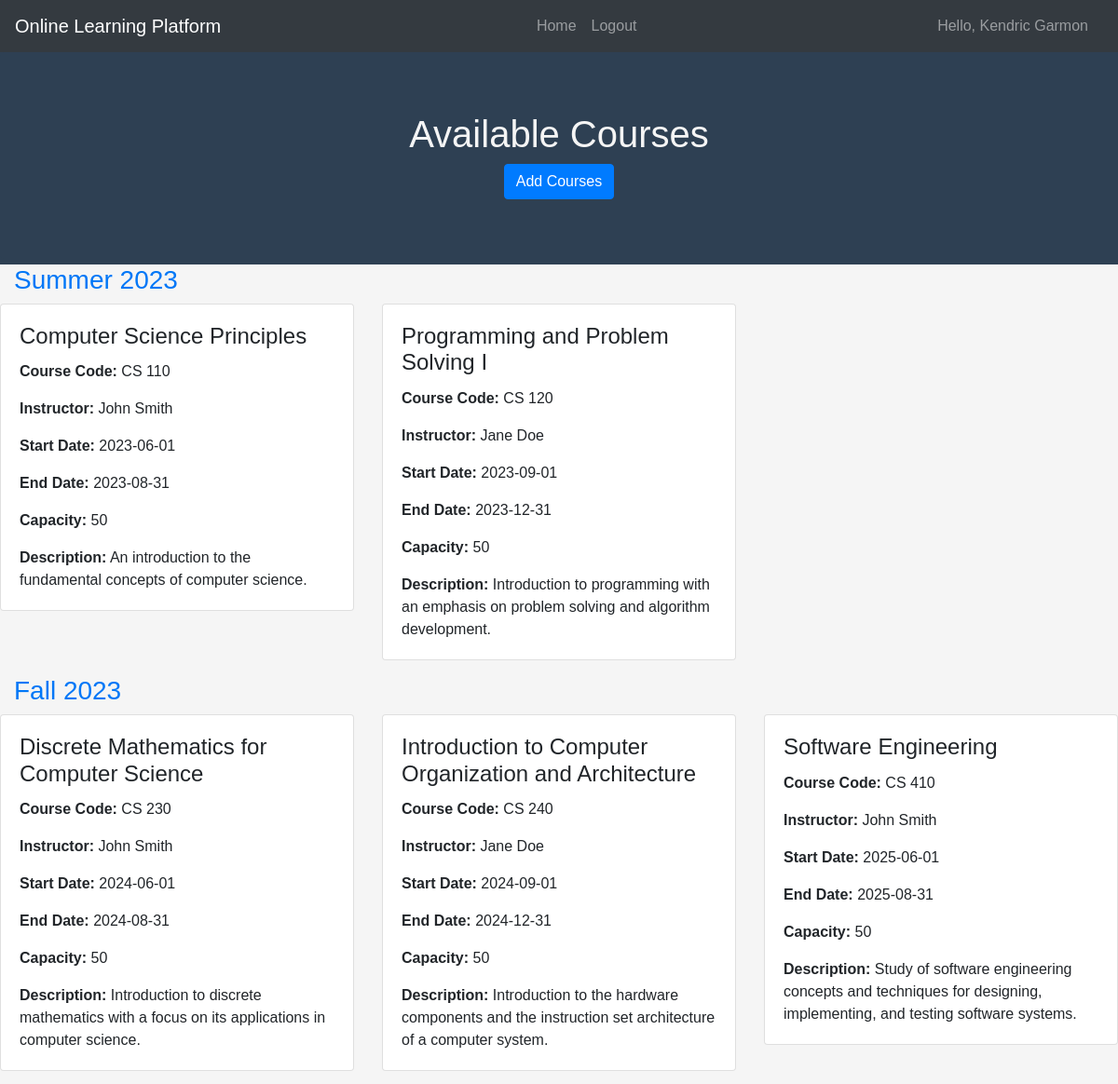
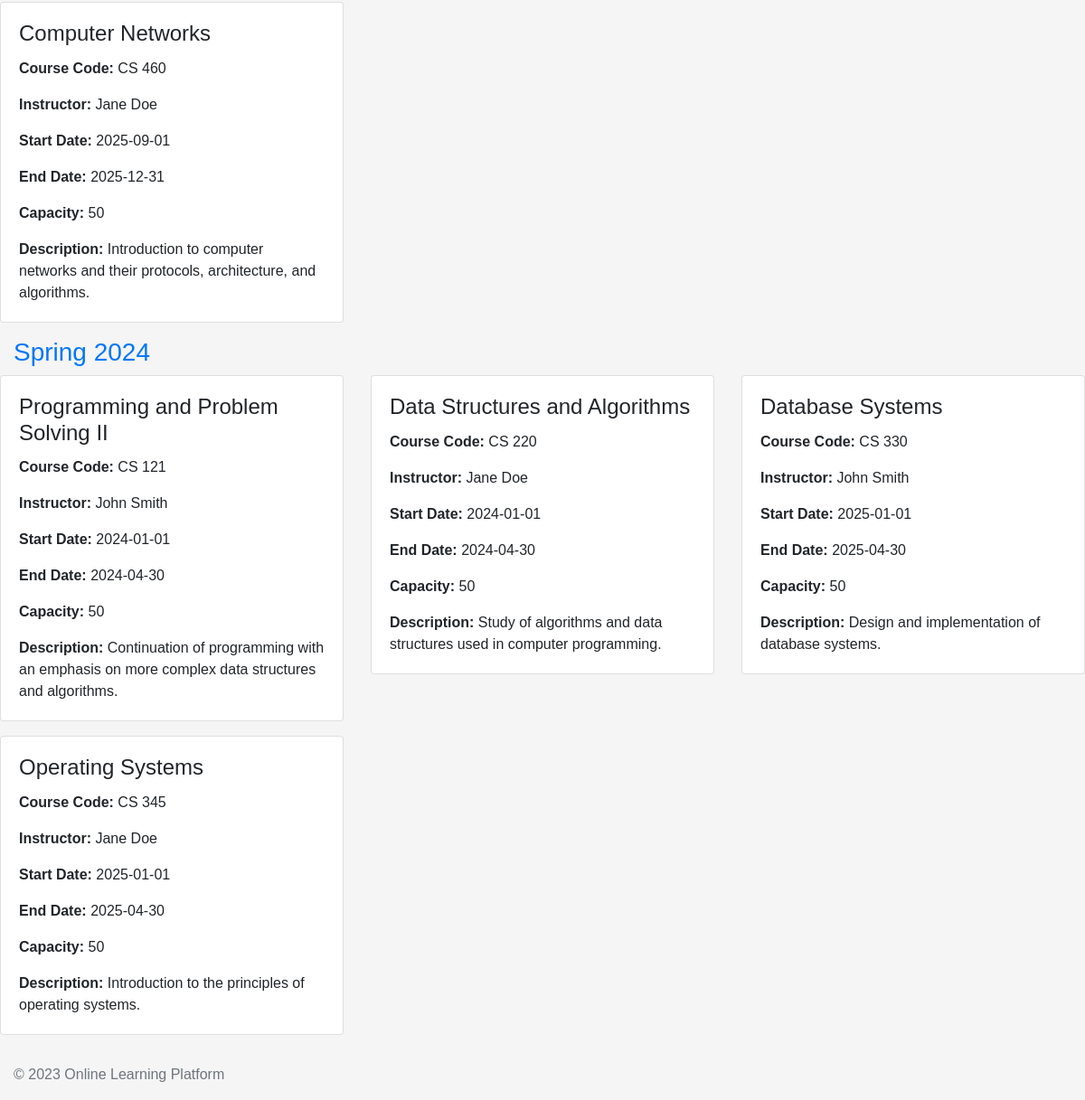
Screenshot of /courses.php (signed in) with the database file from the repository (2 pictures, top to bottom).
### tables this page shows
CREATE TABLE `courses` (
  `id` int(11) NOT NULL,
  `course_code` varchar(10) NOT NULL,
  `course_name` varchar(255) NOT NULL,
  `course_description` text DEFAULT NULL,
  `course_instructor` varchar(255) DEFAULT NULL,
  `course_start_date` date DEFAULT NULL,
  `course_end_date` date DEFAULT NULL,
  `course_capacity` int(11) DEFAULT NULL,
  `semester_id` int(11) DEFAULT NULL
);

CREATE TABLE `semesters` (
  `id` int(11) NOT NULL,
  `semester_code` varchar(15) NOT NULL,
  `start_date` date NOT NULL,
  `end_date` date NOT NULL
);

### courses.php (the view, shortened to what this page needs)
<header>
    <?php require_once 'header.php'; ?>
    <div class="jumbotron text-center">
        <h1>Available Courses</h1>
        <a href="portal.php#add" class="btn btn-primary">Add Courses</a>
    </div>
</header>
<div class="container-fluid">
    <?php
        include_once('config.php');
        $sql = "SELECT c.*, s.semester_code
        FROM courses c
        LEFT JOIN semesters s ON c.semester_id = s.id
        ORDER BY
          CASE s.semester_code
            WHEN 'Summer 2023' THEN 1
            WHEN 'Fall 2023' THEN 2
            WHEN 'Spring 2024' THEN 3
            ELSE 4
          END, s.semester_code ASC";
        $result = mysqli_query($conn, $sql);
        if (mysqli_num_rows($result) > 0) {
            $currentSemester = '';
            echo "<div class='row'>";
            while ($row = mysqli_fetch_assoc($result)) {
                $semester = $row['semester_code'];
                if ($semester !== $currentSemester) {
                    if ($currentSemester !== '') {
                        echo "</div>";
                    }
                    echo "<div class='col-md-12'>";
                    echo "<h3>" . $semester . "</h3>";
                    echo "</div>";
                    echo "<div class='row'>";
                    $currentSemester = $semester;
                }
                echo "<div class='col-md-4'>";
                echo "<div class='card mb-3'>";
                echo "<div class='card-body'>";
                echo "<h4 class='card-title'>" . $row['course_name'] . "</h4>";
                echo "<p class='card-text'><strong>Course Code:</strong> " . $row['course_code'] . "</p>";
                echo "<p class='card-text'><strong>Instructor:</strong> " . $row['course_instructor'] . "</p>";
                echo "<p class='card-text'><strong>Start Date:</strong> " . $row['course_start_date'] . "</p>";
                echo "<p class='card-text'><strong>End Date:</strong> " . $row['course_end_date'] . "</p>";
                echo "<p class='card-text'><strong>Capacity:</strong> " . $row['course_capacity'] . "</p>";
                echo "<p class='card-text'><strong>Description:</strong> " . $row['course_description'] . "</p>";
                echo "</div>";
                echo "</div>";
                echo "</div>";
            }
            echo "</div>";
        } else {
            echo "<p>No courses available.</p>";
        }
    ?>
</div>
<?php require_once 'footer.php'; ?>

### style.css (style rules this page uses)
html { position: relative; min-height: 100%; }
body { display: flex; flex-direction: column; min-height: 100vh; background-color: #f5f5f5; font-family: Arial, sans-serif; }
header { background-color: #2e4053; color: #f5f5f5; padding: 0px 0px 5px 0px !important; }
.jumbotron { background-color: #2e4053; color: #f5f5f5; margin-bottom: 1px !important; }

### courses.php (style rules this page uses)
.h3, h3 { color: #0077f7; }

### rows the page displays
courses: semester.semester_code "Summer 2023", course_name "Computer Science Principles", course_code "CS 110", course_instructor "John Smith", course_start_date "2023-06-01", course_end_date "2023-08-31", course_capacity "50", course_description "An introduction to the fundamental concepts of computer science."
courses: course_name "Programming and Problem Solving I", course_code "CS 120", course_instructor "Jane Doe", course_start_date "2023-09-01", course_end_date "2023-12-31", course_capacity "50", course_description "Introduction to programming with an emphasis on problem solving and algorithm development."
courses: semester.semester_code "Fall 2023", course_name "Discrete Mathematics for Computer Science", course_code "CS 230", course_instructor "John Smith", course_start_date "2024-06-01", course_end_date "2024-08-31", course_capacity "50", course_description "Introduction to discrete mathematics with a focus on its applications in computer science."
courses: course_name "Introduction to Computer Organization and Architecture", course_code "CS 240", course_instructor "Jane Doe", course_start_date "2024-09-01", course_end_date "2024-12-31", course_capacity "50", course_description "Introduction to the hardware components and the instruction set architecture of a computer system."
courses: course_name "Software Engineering", course_code "CS 410", course_instructor "John Smith", course_start_date "2025-06-01", course_end_date "2025-08-31", course_capacity "50", course_description "Study of software engineering concepts and techniques for designing, implementing, and testing software systems."
courses: course_name "Computer Networks", course_code "CS 460", course_instructor "Jane Doe", course_start_date "2025-09-01", course_end_date "2025-12-31", course_capacity "50", course_description "Introduction to computer networks and their protocols, architecture, and algorithms."
courses: semester.semester_code "Spring 2024", course_name "Programming and Problem Solving II", course_code "CS 121", course_instructor "John Smith", course_start_date "2024-01-01", course_end_date "2024-04-30", course_capacity "50", course_description "Continuation of programming with an emphasis on more complex data structures and algorithms."
courses: course_name "Data Structures and Algorithms", course_code "CS 220", course_instructor "Jane Doe", course_start_date "2024-01-01", course_end_date "2024-04-30", course_capacity "50", course_description "Study of algorithms and data structures used in computer programming."
courses: course_name "Database Systems", course_code "CS 330", course_instructor "John Smith", course_start_date "2025-01-01", course_end_date "2025-04-30", course_capacity "50", course_description "Design and implementation of database systems."
courses: course_name "Operating Systems", course_code "CS 345", course_instructor "Jane Doe", course_start_date "2025-01-01", course_end_date "2025-04-30", course_capacity "50", course_description "Introduction to the principles of operating systems."

### other values shown
$userName "Kendric Garmon"
